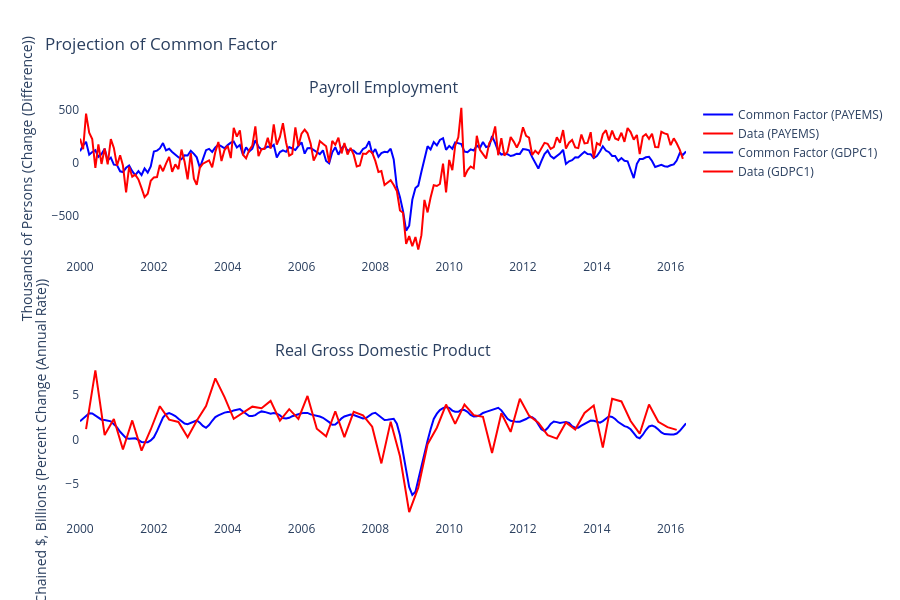

Notebook code for this chart:
### Code cell
# -------------------------------------------------Plot projection of common factor onto series of interest
fig_projection = plot_projection_x_over_y(ResObject, X, Z, Time, series=["PAYEMS", "GDPC1"], show=False)
fig_projection.show()

### Figure 1 — Plotly figure (JSON) as saved in the notebook; plotly's stock layout.template omitted (floating-point values rounded to 4 significant figures; data arrays with more than 128 entries replaced by an {"elided": "..."} marker saying what was removed)
{"data": [{"line": {"color": "blue"}, "name": "Common Factor (PAYEMS)", "type": "scatter", "x": {"elided": "198 str values"}, "xaxis": "x", "y": {"elided": "198 float values"}, "yaxis": "y"}, {"line": {"color": "red"}, "name": "Data (PAYEMS)", "type": "scatter", "x": {"elided": "197 str values"}, "xaxis": "x", "y": {"elided": "197 float values"}, "yaxis": "y"}, {"line": {"color": "blue"}, "name": "Common Factor (GDPC1)", "type": "scatter", "x": {"elided": "198 str values"}, "xaxis": "x2", "y": {"elided": "198 float values"}, "yaxis": "y2"}, {"line": {"color": "red"}, "name": "Data (GDPC1)", "type": "scatter", "x": ["2000-03-01", "2000-06-01", "2000-09-01", "2000-12-01", "2001-03-01", "2001-06-01", "2001-09-01", "2001-12-01", "2002-03-01", "2002-06-01", "2002-09-01", "2002-12-01", "2003-03-01", "2003-06-01", "2003-09-01", "2003-12-01", "2004-03-01", "2004-06-01", "2004-09-01", "2004-12-01", "2005-03-01", "2005-06-01", "2005-09-01", "2005-12-01", "2006-03-01", "2006-06-01", "2006-09-01", "2006-12-01", "2007-03-01", "2007-06-01", "2007-09-01", "2007-12-01", "2008-03-01", "2008-06-01", "2008-09-01", "2008-12-01", "2009-03-01", "2009-06-01", "2009-09-01", "2009-12-01", "2010-03-01", "2010-06-01", "2010-09-01", "2010-12-01", "2011-03-01", "2011-06-01", "2011-09-01", "2011-12-01", "2012-03-01", "2012-06-01", "2012-09-01", "2012-12-01", "2013-03-01", "2013-06-01", "2013-09-01", "2013-12-01", "2014-03-01", "2014-06-01", "2014-09-01", "2014-12-01", "2015-03-01", "2015-06-01", "2015-09-01", "2015-12-01", "2016-03-01"], "xaxis": "x2", "y": [1.167, 7.771, 0.4837, 2.291, -1.131, 2.137, -1.259, 1.116, 3.735, 2.224, 1.963, 0.2534, 2.09, 3.763, 6.87, 4.758, 2.32, 2.963, 3.686, 3.504, 4.332, 2.104, 3.404, 2.303, 4.893, 1.202, 0.3569, 3.168, 0.2476, 3.097, 2.718, 1.435, -2.702, 2.0, -1.906, -8.186, -5.429, -0.5387, 1.313, 3.928, 1.741, 3.921, 2.729, 2.543, -1.536, 2.943, 0.8432, 4.582, 2.678, 1.881, 0.48, 0.09105, 1.909, 1.117, 2.98, 3.822, -0.9256, 4.568, 4.275, 2.072, 0.643, 3.921, 1.984, 1.386, 1.073], "yaxis": "y2"}], "layout": {"annotations": [{"font": {"size": 16}, "showarrow": false, "text": "Payroll Employment", "x": 0.5, "xanchor": "center", "xref": "paper", "y": 1, "yanchor": "bottom", "yref": "paper"}, {"font": {"size": 16}, "showarrow": false, "text": "Real Gross Domestic Product", "x": 0.5, "xanchor": "center", "xref": "paper", "y": 0.375, "yanchor": "bottom", "yref": "paper"}], "height": 600, "plot_bgcolor": "rgba(0, 0, 0, 0)", "showlegend": true, "title": {"text": "Projection of Common Factor"}, "xaxis": {"anchor": "y", "domain": [0, 1]}, "xaxis2": {"anchor": "y2", "domain": [0, 1]}, "yaxis": {"anchor": "x", "domain": [0.625, 1], "title": {"text": "Thousands of Persons (Change (Difference))"}}, "yaxis2": {"anchor": "x2", "domain": [0, 0.375], "title": {"text": "Chained $, Billions (Percent Change (Annual Rate))"}}}}
